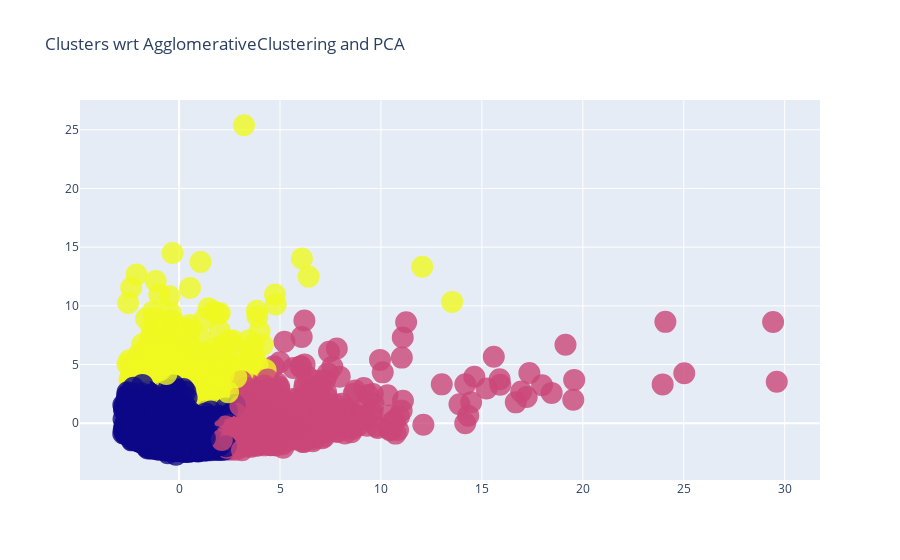

Notebook source saved alongside this figure:
### Code cell
import plotly as py
import plotly.graph_objs as go

trace1 = go.Scatter(
    x= data_pca[:,0],
    y= data_pca[:,1],
    mode='markers',
     marker=dict(
        color = algorithm.labels_, 
        size= 10,
        line=dict(
            color= algorithm.labels_,
            width= 12
        ),
        opacity=0.8
     )
)
datab = [trace1]
layout = go.Layout(
    title= 'Clusters wrt AgglomerativeClustering and PCA',

)
fig = go.Figure(data=datab, layout=layout)
py.offline.iplot(fig)

### Figure 1 — Plotly figure (JSON) as saved in the notebook; plotly's stock layout.template omitted (floating-point values rounded to 4 significant figures; data arrays with more than 128 entries replaced by an {"elided": "..."} marker saying what was removed)
{"data": [{"marker": {"color": {"elided": "8950 int values"}, "line": {"color": {"elided": "8950 int values"}, "width": 12}, "opacity": 0.8, "size": 10}, "mode": "markers", "type": "scatter", "x": {"elided": "8950 float values"}, "y": {"elided": "8950 float values"}}], "layout": {"autosize": true, "title": {"text": "Clusters wrt AgglomerativeClustering and PCA"}, "xaxis": {"autorange": true, "range": [-4.866, 31.71], "type": "linear"}, "yaxis": {"autorange": true, "range": [-5.543, 28.25], "type": "linear"}}}
